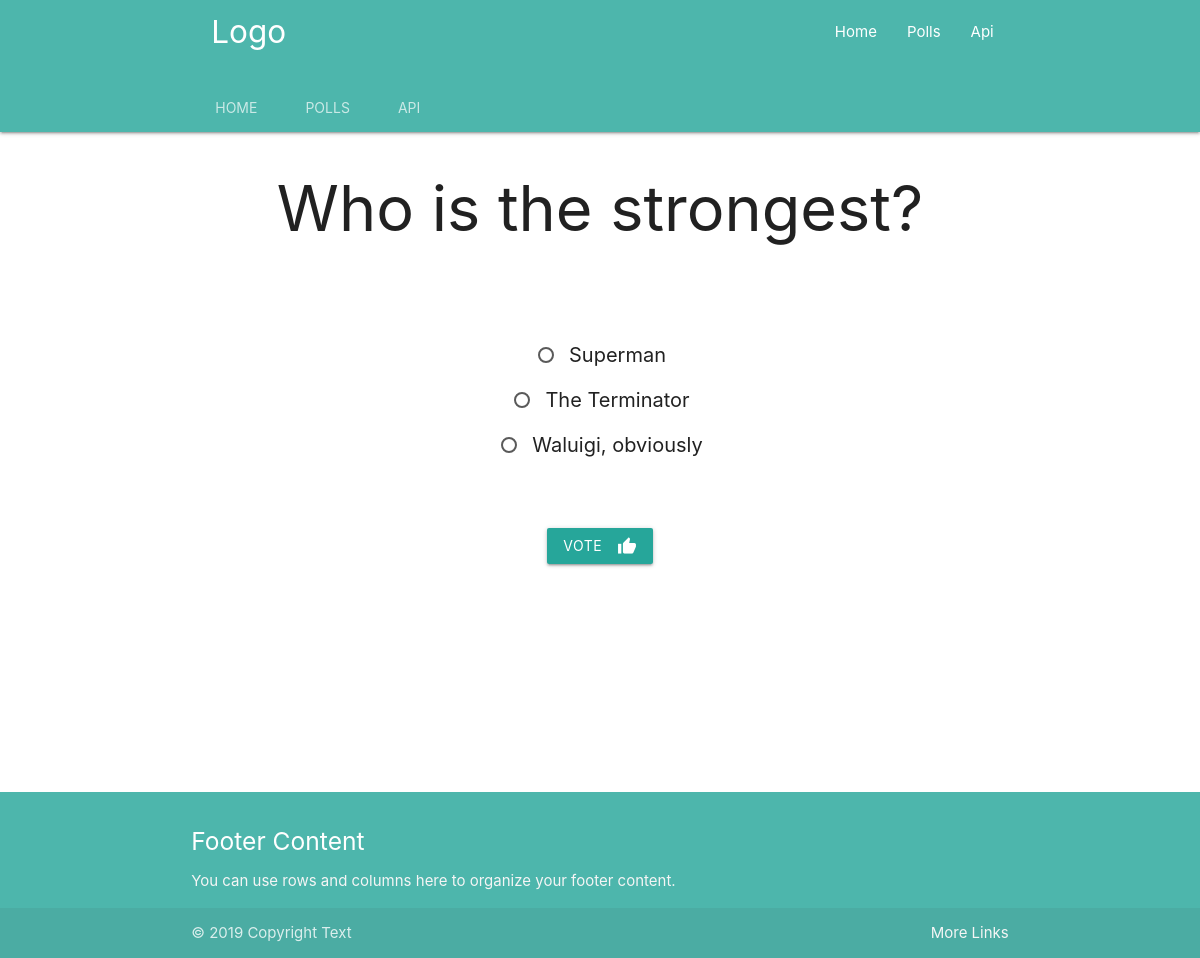
The app's page /polls/2/ with its own data.
### polls/models.py (models this page shows, shortened)
class Question(models.Model):
    question_text = models.CharField(max_length=200)
    pub_date = models.DateTimeField('date published')

class Choice(models.Model):
    question = models.ForeignKey(Question)
    choice_text = models.CharField(max_length=200)
    votes = models.IntegerField(default=0)

### polls/views.py (the view)
# urls.py: url(r'^(?P<pk>[0-9]+)/$', views.DetailView.as_view(), name='detail'),
class DetailView(generic.DetailView):
    model = Question
    template_name = 'polls/detail.html'
    def get_queryset(self):
        return Question.objects.filter(pub_date__lte=timezone.now())

### polls/templates/polls/detail.html (shortened to what this page needs)
{% extends "polls/base.html" %}
{% block content %}
    <div class="polls_block">
        <div class="col s12">
            <h1>{{ question.question_text }}</h1>
        </div>
        <div class="col s12">
            <form action="{% url 'polls:vote' question.id %}" method="post" class="form_choice">
                {% for choice in question.choice_set.all %}
                    <label for="choice{{ forloop.counter }}">
                      <span>{{ choice.choice_text }}</span>
                    </label>
                {% endfor %}
                <button class="btn marg_btn waves-effect waves-light" type="submit" name="action">Vote
                    <i class="material-icons right">thumb_up</i>
                </button>
            </form>
        </div>
    </div>
{% endblock %}

### polls/static/polls/style.css (style rules this page uses)
.polls_block { min-height: 660px; display: flex; text-align: center; flex-direction: column; }
.polls_block h1 { margin-bottom: 100px; }
.polls_block label { color: rgba(0,0,0,0.87); }
.polls_block form { display: flex; flex-direction: column; align-items: center; }
.polls_block .form_choice [type="radio"]+span { display: block; font-size: 20px; margin-bottom: 20px; text-align: left; }
.marg_btn { margin-top: 50px; }

### records on screen
Question: question_text "Who is the strongest?"
Choice: choice_text "Superman"
Choice: choice_text "The Terminator"
Choice: choice_text "Waluigi, obviously"
